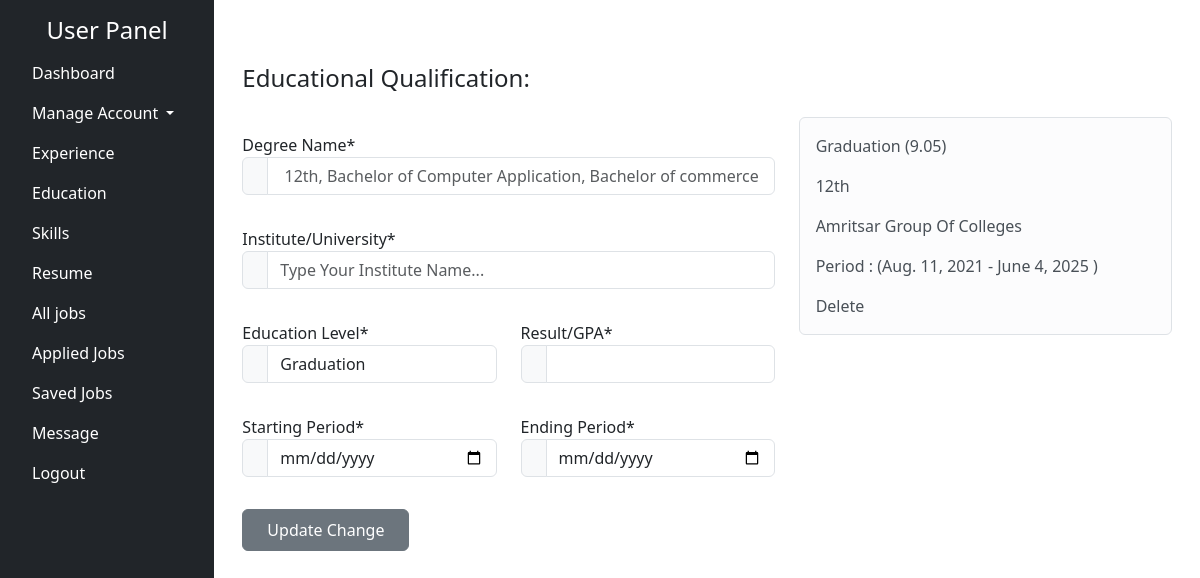
Page /educationuser (signed in) on the committed database.
### myapp/models.py (models this page shows, shortened)
class Education(models.Model):
    user = models.ForeignKey(register_user, on_delete=models.CASCADE)  # Linked to UserProfile
    title= models.CharField(max_length=255)
    college= models.CharField(max_length=255)
    stream= models.CharField(max_length=255)
    result= models.CharField(max_length=255)
    startingperiod= models.DateField()
    endingperiod= models.DateField()

### myapp/views.py (the view, shortened to what this page needs)
# urls.py: path('educationuser',views.educationuser,name='educationuser'),
def educationuser(request):
    email = request.session.get('user_email')
    user_instance = register_user.objects.get(email=email)  # Fetch user instance
    data = Education.objects.filter(user=user_instance) # Correct way to filter
    return render(request, 'educationuser.html', {'data': data})

### templates/educationuser.html (shortened to what this page needs)
{% extends 'afterlogin.html' %}
{% block content %}
{% load static %}
<div class='container py-5 mb-4'>
<h4> Educational Qualification:</h4>
<div class='row'>
<div class='col-7 mt-3'>
<form method="post">
<div class='row justify-content-center'>
<div class='col-12 mt-3'>
<label class="fs-6 "> Degree Name*</label>
<div class="mb-3 input-group">
<label class='input-group-text'></label>
<input class='form-control' type="text" name="mj" required="" placeholder=' 12th, Bachelor of Computer Application, Bachelor of commerce'>
</div>
</div>
<div class='col-12 mt-3'>
<label class="fs-6 "> Institute/University*</label>
<div class="mb-3 input-group">
<label class='input-group-text'></label>
<input class='form-control' type="text" name="inst"  required="" placeholder="Type Your Institute Name...">
</div>
</div>
<div class='col-6 mt-3'>
<label class="fs-6 "> Education Level*</label>
<div class="mb-3 input-group">
<label class='input-group-text'></label>
<select class='form-control' type="text" name="el" required="">
<option> Graduation </option>
</select>
</div>
</div>
<div class='col-6 mt-3'>
<label class="fs-6 "> Result/GPA*</label>
<div class="mb-3 input-group">
<label class='input-group-text'></label>
<input class='form-control' type="text" name="rst"  required="">
</div>
</div>
<div class='col-6 mt-3'>
<label class="fs-6 "> Starting Period*</label>
<div class="mb-3 input-group">
<label class='input-group-text'></label>
<input class='form-control' type="date" name="sp" required="" >
</div>
</div>
<div class='col-6 mt-3'>
<label class="fs-6 "> Ending Period*</label>
<div class="mb-3 input-group">
<label class='input-group-text'></label>
<input class='form-control' type="date" name="ep" required="">
</div>
</div>
<div class='col-12 mt-3'>
<button class= " btn  btn-secondary bg py-2 px-4 text-white "> Update Change</button>
</div>
</div>
</form>
</div>
<div class='col-5 mt-3'>
{% for d in data  %}
<div class='alert alert-light border'>
<p class='text-capitalize'> {{d.title}} ({{d.result}}) </p>
<p class='text-capitalize'> {{d.stream}}  </p>
<p class='text-capitalize'> {{d.college}} </p>
<p> Period : ({{d.startingperiod}} - {{d.endingperiod}} ) </p>
<a href="#"></a> Delete
</div>
{% endfor %}
</div>
</div>
</div>
{% endblock %}

### rows in the picture
Education: title "Graduation", result "9.05", stream "12th", college "Amritsar Group Of Colleges", startingperiod "Aug. 11, 2021", endingperiod "June 4, 2025"
